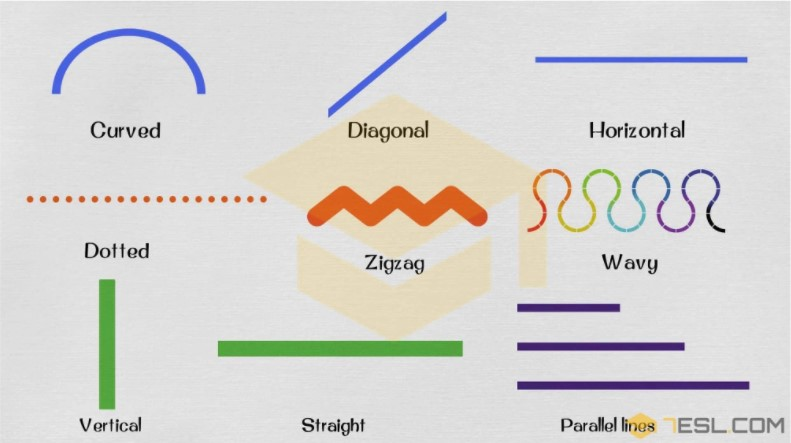
#> input picture Python/Open CV/Final Project Magang Bayucaraka/tesline.jpg, 791 x 443 px
$ python deteksi_garis.py
#> lines starting #> are read from the running program, lines starting #| are printed output that depends on the picture; after the words box and inside, x2 and y2 are one past the last pixel; in counts of white or black regions, pixels touching at a corner belong together
import cv2
import numpy as np
import copy

img = cv2.imread("tesline.jpg")
#> img is the input picture: shape (443, 791, 3); mean B, G, R 210.5, 213.8, 215.6
gray = cv2.cvtColor(img, cv2.COLOR_BGR2GRAY)
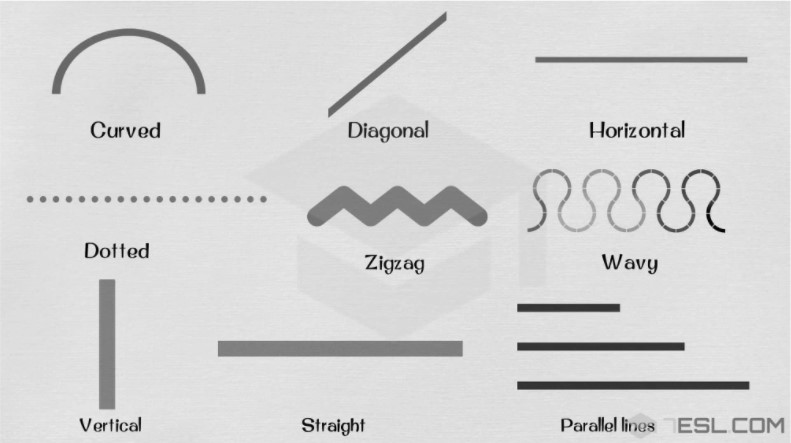
#> gray: shape (443, 791); min 0, max 251, mean 214
edges = cv2.Canny(gray, 75, 150, apertureSize=3)
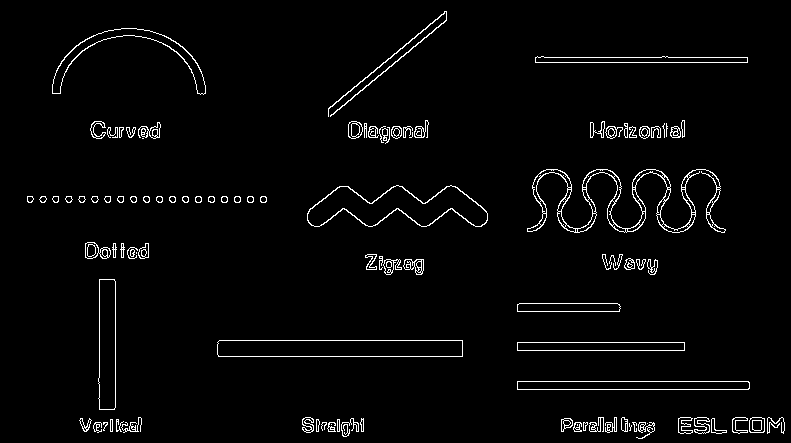
#> edges: shape (443, 791); 2.8% white in thin lines or dots

backup = copy.deepcopy(img)
backupedge = copy.deepcopy(edges)
backupcustom = None

def nothing(x):
    pass

def showTrackbar(a, b, c):
    #Create Trackbar
    cv2.namedWindow("Track")
    cv2.createTrackbar("Thresh", "Track", a, 255, nothing)
    cv2.createTrackbar("line gap", "Track", b, 255, nothing)
    cv2.createTrackbar("line len", "Track", c, 255, nothing)
    cv2.createTrackbar("Searching", "Track", 3, 3, nothing)
    cv2.createTrackbar("Method", "Track", 0, 1, nothing)

#check is line is vertical with some tolerance
def isVertical(x1, x2):
    return abs( x1 - x2 ) < 5

#check is line is horizontal with some tolerance
def isHorizontal(y1, y2):
    return abs( y1 - y2 ) < 5

#to draw line in a list
def drawLine(img, alines, searching):
    for passline in alines[searching]:
        x1, y1, x2, y2 = passline[0]
        cv2.line(img, (x1, y1), (x2, y2), (0, 0, 255), 2)

#to get point for line when using Houghline method
def calc_point(rho, theta):
    a = np.cos(theta)
    b = np.sin(theta)
    x0 = a*rho
    y0 = b*rho
    x1 = int(x0 + 1000*(-b))
    y1 = int(y0 + 1000*(a))
    x2 = int(x0 - 1000*(-b))
    y2 = int(y0 - 1000*(a))
    return x1, y1, x2, y2

def main():
    #set the font
    font = cv2.FONT_HERSHEY_SIMPLEX
    #to show trackbar
    showTrackbar(99, 4, 97)
    #to help save time, if nothing is changed, dont re'detect' the line
    old_thresh, old_gap, old_len, old_srch, old_method = 0, 0, 0, 0, 0
    #to save lines according to its type
    horizontal = []
    vertical = []
    diagonal = []
    alines = []
    #for custom image
    isCustom = False
    #some help
    print("Searching:")
    print("0 = Horizontal")
    print("1 = vertical")
    print("2 = diagonal")
    print("3 = all lines")
    print("\nMethod:")
    print("0 = HoughlineP")
    print("1 = Houghline")
    print("esc to close, c for custom")
    while True:
        #get value from trackbar
        thresh = cv2.getTrackbarPos("Thresh", "Track")
        mxlngap = cv2.getTrackbarPos("line gap", "Track")
        mnlnlen = cv2.getTrackbarPos("line len", "Track")
        searching = cv2.getTrackbarPos("Searching", "Track")
        method = cv2.getTrackbarPos("Method", "Track")

        #check if is there something different
        if(old_thresh != thresh or old_gap != mxlngap or old_len != mnlnlen or old_method != method):
            #reset variable
            horizontal = []
            vertical = []
            diagonal = []
            alines = []
            old_thresh = thresh
            old_gap = mxlngap
            old_len = mnlnlen
            old_method = method

            #detect line
            if(not isCustom):
                if(method == 0):
                    lines = cv2.HoughLinesP(backupedge, 1, np.pi/180, thresh, maxLineGap=mxlngap, minLineLength=mnlnlen)
#> lines = 14 rows, first 6: [219, 340, 462, 340], [517, 381, 748, 381], [535, 62, 747, 62], [517, 389, 748, 389], [535, 57, 747, 57], [218, 356, 462, 356]
                else:
                    lines = cv2.HoughLines(backupedge, 1, np.pi/180, thresh)
            else:
                if(method == 0):
                    lines = cv2.HoughLinesP(edges, 1, np.pi/180, thresh, maxLineGap=mxlngap, minLineLength=mnlnlen)
                else:
                    lines = cv2.HoughLines(edges, 1, np.pi/180, thresh)

            #get points for the line detected and check its type
            try:
                for line in lines:
                    if(method == 0):
                        x1, y1, x2, y2 = line[0]
                    else:
                        rho, tetha = line[0]
                        x1, y1, x2, y2 = calc_point(rho, tetha)
                    if(isHorizontal(y1, y2)):
                        horizontal.append([(x1, y1, x2, y2)])
                    elif(isVertical(x1, x2)):
                        vertical.append([(x1, y1, x2, y2)])
                    else:
                        diagonal.append([(x1, y1, x2, y2)])
#> this loop made 14 passes
#> (x1, y1, x2, y2) on passes 1 to 12: (219, 340, 462, 340), (517, 381, 748, 381), (535, 62, 747, 62), (517, 389, 748, 389), (535, 57, 747, 57), (218, 356, 462, 356), (517, 350, 684, 350), (517, 342, 684, 342), (115, 407, 115, 281), (99, 409, 99, 279), (330, 116, 446, 19), (328, 108, 446, 12)
#> after the loop, diagonal = [[(330, 116, 446, 19)], [(328, 108, 446, 12)]]; horizontal = [[(219, 340, 462, 340)], [(517, 381, 748, 381)], [(535, 62, 747, 62)], [(517, 389, 748, 389)], [(535, 57, 747, 57)], [(218, 356, 462, 356)], [(517, 350, 684, 350)], [(517, 342, 684, 342)], [(517, 311, 619, 311)], [(519, 303, 617, 303)]]; vertical = [[(115, 407, 115, 281)], [(99, 409, 99, 279)]]

            except TypeError:
                print("No line Detected")

            #collect all line
            alines.append(horizontal)
            alines.append(vertical)
            alines.append(diagonal)

            #reset image with no line drawn
            if(not isCustom):
                img = copy.deepcopy(backup)
            else:
                img = copy.deepcopy(backupcustom)

            if(searching < 3):
                drawLine(img, alines, searching)
            else:
                #to draw all the line
                drawLine(img, alines, 0)
#> the loop in drawLine, `for passline in alines[searching]:` made 10 passes
#> after the loop in drawLine, `for passline in alines[searching]:`:
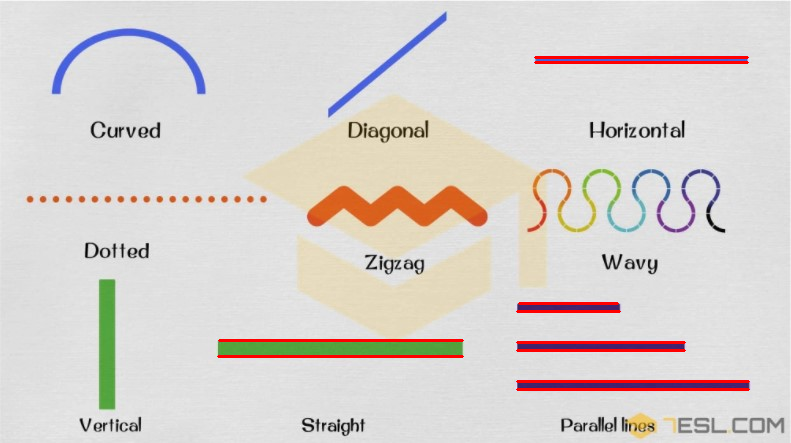
#> img: shape (443, 791, 3); 1.65% of pixels changed, all inside (x1, y1, x2, y2) = (217, 56, 750, 391)
                drawLine(img, alines, 1)
#> call 2 of drawLine, with searching = 1
#> the loop in drawLine (call 2), `for passline in alines[searching]:` made 2 passes
#> after the loop in drawLine (call 2), `for passline in alines[searching]:`:
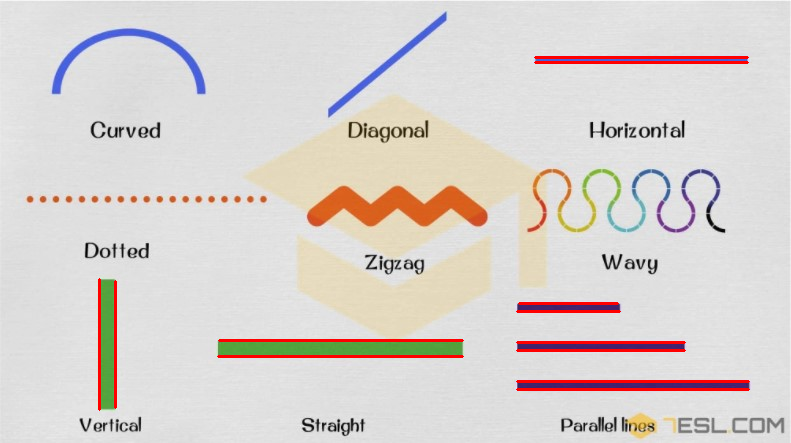
#> img: shape (443, 791, 3); 0.22% of pixels changed, all inside (x1, y1, x2, y2) = (98, 278, 117, 411)
                drawLine(img, alines, 2)
#> call 3 of drawLine, with searching = 2
#> the loop in drawLine (call 3), `for passline in alines[searching]:` made 2 passes
#> after the loop in drawLine (call 3), `for passline in alines[searching]:`:
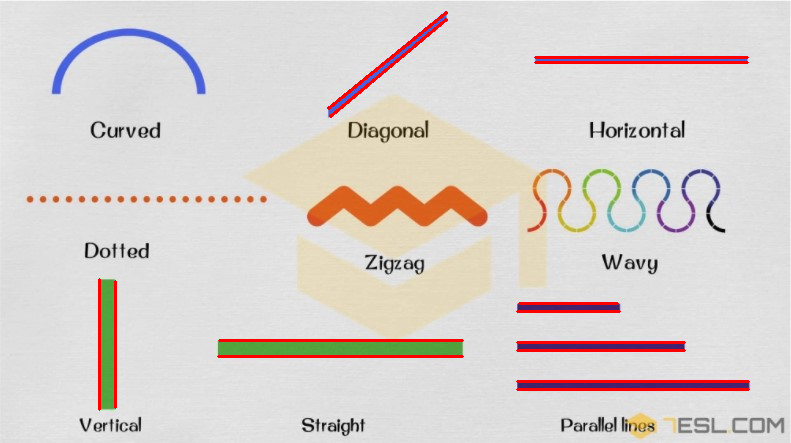
#> img: shape (443, 791, 3); 0.28% of pixels changed, all inside (x1, y1, x2, y2) = (327, 11, 448, 118)

        #when searcing other type of line, use the one we already detect
        if(old_srch != searching):
            if(not isCustom):
                img = copy.deepcopy(backup)
            else:
                img = copy.deepcopy(backupcustom)
            old_srch = searching
            if(searching < 3):
                drawLine(img, alines, searching)
            else:
                drawLine(img, alines, 0)
                drawLine(img, alines, 1)
                drawLine(img, alines, 2)

        #show detected line/s
        cv2.imshow('tes', img)
        #to break the loop
        k = cv2.waitKey(1) & 0xFF
#> (key Esc is pressed here)
        if(k == 27):
            break
        elif(k == ord('c')):                                                #for custom image
            isCustom = True
            cv2.destroyAllWindows()
            path = input("Please input an absolute path to the image:")
            try:
                img = cv2.imread(f'{path}')
                gray = cv2.cvtColor(img, cv2.COLOR_BGR2GRAY)
                edges = cv2.Canny(gray, 75, 150, apertureSize=3)
                backupcustom = copy.deepcopy(img)
                showTrackbar(99, 4, 97)
                old_thresh, old_gap, old_len, old_srch, old_method = 0, 0, 0, 0, 0
            except cv2.error:
                print("That is an invalid path")
                isCustom = False
                img = copy.deepcopy(backup)
                showTrackbar(99, 4, 97)
        elif(k == ord('b')):                                        #if want to go back to original image
            isCustom = False
            img = copy.deepcopy(backup)
            showTrackbar(99, 4, 97)


main()
